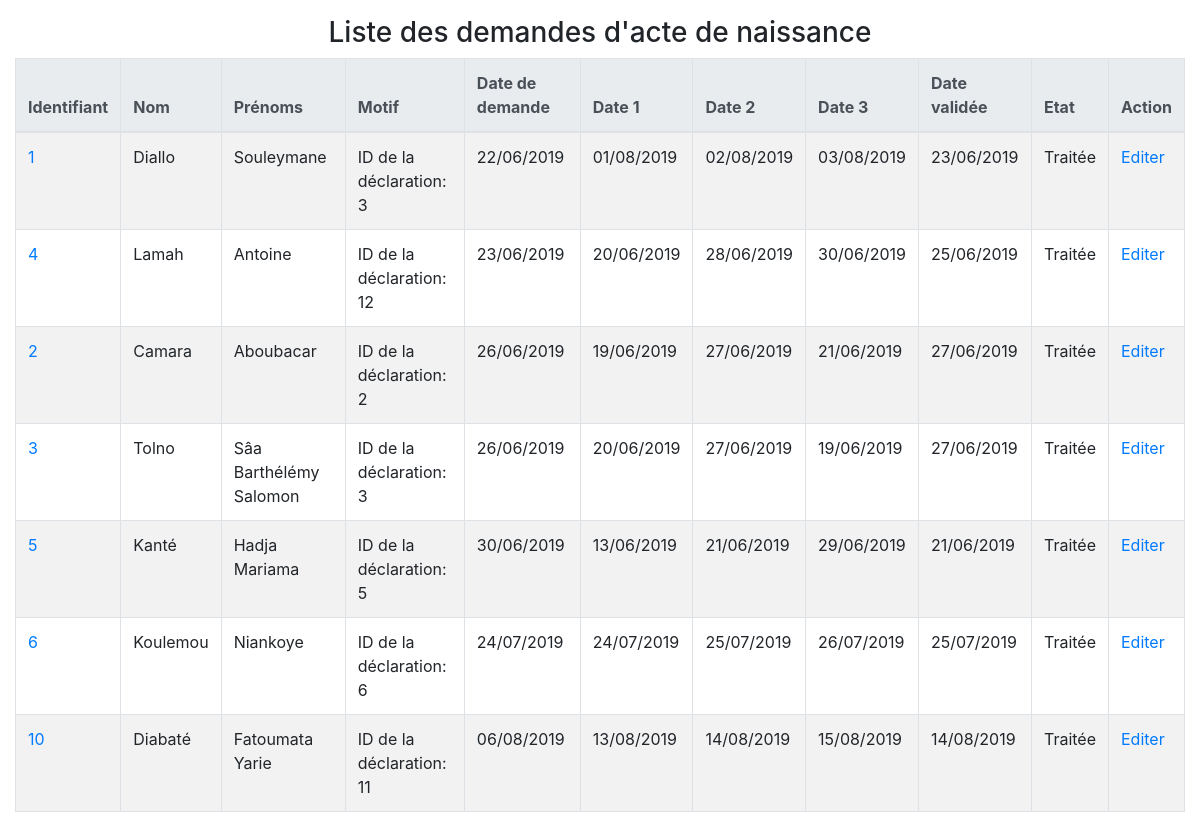
The page /gestion-demo-v3/demande/acte-naissance/reponseActeNaissance.php on the database its author committed.
### tables this page shows
CREATE TABLE `demande` (
  `ID_DEMANDE` int(10) NOT NULL,
  `ID_RESPONSABLE` int(10) NOT NULL,
  `ID_CITOYEN` int(10) NOT NULL,
  `MOTIF` text DEFAULT NULL,
  `DATE_DEMANDE` date DEFAULT NULL,
  `DATE_RDV1` date DEFAULT NULL,
  `DATE_RDV2` date DEFAULT NULL,
  `DATE_RDV3` date DEFAULT NULL,
  `DATE_VALIDER` date DEFAULT NULL,
  `ETAT_TRAITEMENT` varchar(50) DEFAULT NULL
);

CREATE TABLE `citoyen` (
  `ID_CITOYEN` int(10) NOT NULL,
  `ID_DECNAISS` int(10) NOT NULL,
  `NOM` varchar(50) DEFAULT NULL,
  `PRENOMS` varchar(50) DEFAULT NULL,
  `DATE_NAISS` date DEFAULT NULL,
  `VILLE_NAISS` varchar(50) NOT NULL,
  `LIEU_NAISS` varchar(50) NOT NULL,
  `DOMICILE` varchar(50) DEFAULT NULL,
  `PROFESSION` varchar(50) DEFAULT NULL,
  `NOM_MERE` varchar(50) DEFAULT NULL,
  `PRENOM_MERE` varchar(50) DEFAULT NULL,
  `PROFESSION_MERE` varchar(50) DEFAULT NULL,
  `ADRESSE_MERE` varchar(50) DEFAULT NULL,
  `NOM_PERE` varchar(50) DEFAULT NULL,
  `PRENOM_PERE` varchar(50) DEFAULT NULL,
  `PROFESSION_PERE` varchar(50) DEFAULT NULL,
  `ADRESSE_PERE` varchar(50) DEFAULT NULL,
  `TEL` varchar(15) DEFAULT NULL,
  `EMAIL` varchar(60) DEFAULT NULL,
  `GENRE` varchar(10) DEFAULT NULL,
  `SITUATION_MATRIMONIALE` varchar(50) DEFAULT NULL,
  `TAILLE` float DEFAULT NULL,
  `TEINT` varchar(15) DEFAULT NULL,
  `CHEVEUX` varchar(15) DEFAULT NULL,
  `YEUX` varchar(20) DEFAULT NULL,
  `SIGNE_PARTICULIER` varchar(100) DEFAULT NULL,
  `MOT_PASSE` varchar(50) DEFAULT NULL,
  `NUM_EMPRUNT` varchar(20) DEFAULT NULL,
  `NIN_CITOYEN` varchar(20) DEFAULT NULL,
  `PHOTO_CITOYEN` varchar(255) NOT NULL
);

### gestion-demo-v3/fonctions.inc.php (called while the page is built, shortened)
<?php
    function connexion(){
        $server = "localhost";
        $login = "root";
        $pass="";
        try{
            $con = new PDO("mysql:host=$server;dbname=gestiondemographique;charset=utf8", $login, $pass);
            $con->setAttribute(PDO::ATTR_ERRMODE, PDO::ERRMODE_EXCEPTION);
            return $con;
        }catch(PDOException $e){
            echo "Erreur liée à : ".$e->getMessage();
            return false;
            exit();
        }
    }
    function recupInformations($papier){
        $con = connexion();
        $requete = "SELECT cit.id_citoyen, cit.nom, cit.prenoms, dem.id_demande, dem.motif,
                    date_format(dem.date_demande, '%d/%m/%Y') as date_demande,
                    date_format(dem.date_rdv1, '%d/%m/%Y') as date_rdv1,
                    date_format(dem.date_rdv2, '%d/%m/%Y') as date_rdv2,
                    date_format(dem.date_rdv3, '%d/%m/%Y') as date_rdv3,
                    date_format(dem.date_valider, '%d/%m/%Y') as date_valider,
                    dem.etat_traitement, resp.service_resp
                    FROM demande dem, citoyen cit, responsable resp
                    WHERE cit.id_citoyen = dem.id_citoyen  AND resp.id_responsable = dem.id_responsable
                    AND service_resp = '$papier'";
        $rows=$con->query($requete);
        return $rows;
    }
?>

### gestion-demo-v3/demande/acte-naissance/reponseActeNaissance.php (the view, shortened to what this page needs)
<?php
    include_once("../../fonctions.inc.php");
    $rows = recupInformations('ACTE_NAISSANCE');
?>
<!DOCTYPE html>
<html lang="fr">
<head>
    <link rel="stylesheet" href="../../css/bootstrap.min.css">
</head>
<body>
    <main class="container-fluid mt-3">
        <h1 class="h3 text-center">Liste des demandes d'acte de naissance</h1>
        <table class="table table-bordered table-striped">
            <thead class="thead-light">
                <tr>
                    <th>Identifiant</th>
                    <th>Nom</th>
                    <th>Prénoms</th>
                    <th>Motif</th>
                    <th>Date de demande</th>
                    <th>Date 1</th>
                    <th>Date 2</th>
                    <th>Date 3</th>
                    <th>Date validée</th>
                    <th>Etat</th>
                    <th>Action</th>
                </tr>
            </thead>
            <tbody>
                <?php
                    while($row = $rows->fetch()){
                ?>
                <tr>
                    <td><a href="acte_de_naissance.php?id=<?=$row['id_citoyen']?>"><?= $row['id_citoyen'] ?></a></td>
                    <td><?= $row['nom'] ?></td>
                    <td><?= $row['prenoms'] ?></td>
                    <td><?= $row['motif'] ?></td>
                    <td><?= $row['date_demande'] ?></td>
                    <td><?= $row['date_rdv1'] ?></td>
                    <td><?= $row['date_rdv2'] ?></td>
                    <td><?= $row['date_rdv3'] ?></td>
                    <td><?= $row['date_valider'] ?></td>
                    <td><?= $row['etat_traitement'] ?></td>
                    <td><a href="rendezVous.php?id=<?=$row['id_citoyen']?>">Editer</a></td>
                </tr>
                <?php
                }
                ?>
            </tbody>
        </table>
    </main>
</body>
</html>

### rows shown on the page
demande: ID_CITOYEN.ID_CITOYEN "1", ID_CITOYEN.NOM "Diallo", ID_CITOYEN.PRENOMS "Souleymane", MOTIF "ID de la déclaration: 3", date_demande "22/06/2019", date_rdv1 "01/08/2019", date_rdv2 "02/08/2019", date_rdv3 "03/08/2019", date_valider "23/06/2019", ETAT_TRAITEMENT "Traitée"
demande: ID_CITOYEN.ID_CITOYEN "4", ID_CITOYEN.NOM "Lamah", ID_CITOYEN.PRENOMS "Antoine", MOTIF "ID de la déclaration: 12", date_demande "23/06/2019", date_rdv1 "20/06/2019", date_rdv2 "28/06/2019", date_rdv3 "30/06/2019", date_valider "25/06/2019", ETAT_TRAITEMENT "Traitée"
demande: ID_CITOYEN.ID_CITOYEN "2", ID_CITOYEN.NOM "Camara", ID_CITOYEN.PRENOMS "Aboubacar", MOTIF "ID de la déclaration: 2", date_demande "26/06/2019", date_rdv1 "19/06/2019", date_rdv2 "27/06/2019", date_rdv3 "21/06/2019", date_valider "27/06/2019", ETAT_TRAITEMENT "Traitée"
demande: ID_CITOYEN.ID_CITOYEN "3", ID_CITOYEN.NOM "Tolno", ID_CITOYEN.PRENOMS "Sâa Barthélémy Salomon", MOTIF "ID de la déclaration: 3", date_demande "26/06/2019", date_rdv1 "20/06/2019", date_rdv2 "27/06/2019", date_rdv3 "19/06/2019", date_valider "27/06/2019", ETAT_TRAITEMENT "Traitée"
demande: ID_CITOYEN.ID_CITOYEN "5", ID_CITOYEN.NOM "Kanté", ID_CITOYEN.PRENOMS "Hadja Mariama", MOTIF "ID de la déclaration: 5", date_demande "30/06/2019", date_rdv1 "13/06/2019", date_rdv2 "21/06/2019", date_rdv3 "29/06/2019", date_valider "21/06/2019", ETAT_TRAITEMENT "Traitée"
demande: ID_CITOYEN.ID_CITOYEN "6", ID_CITOYEN.NOM "Koulemou", ID_CITOYEN.PRENOMS "Niankoye", MOTIF "ID de la déclaration: 6", date_demande "24/07/2019", date_rdv1 "24/07/2019", date_rdv2 "25/07/2019", date_rdv3 "26/07/2019", date_valider "25/07/2019", ETAT_TRAITEMENT "Traitée"
demande: ID_CITOYEN.ID_CITOYEN "10", ID_CITOYEN.NOM "Diabaté", ID_CITOYEN.PRENOMS "Fatoumata Yarie", MOTIF "ID de la déclaration: 11", date_demande "06/08/2019", date_rdv1 "13/08/2019", date_rdv2 "14/08/2019", date_rdv3 "15/08/2019", date_valider "14/08/2019", ETAT_TRAITEMENT "Traitée"
